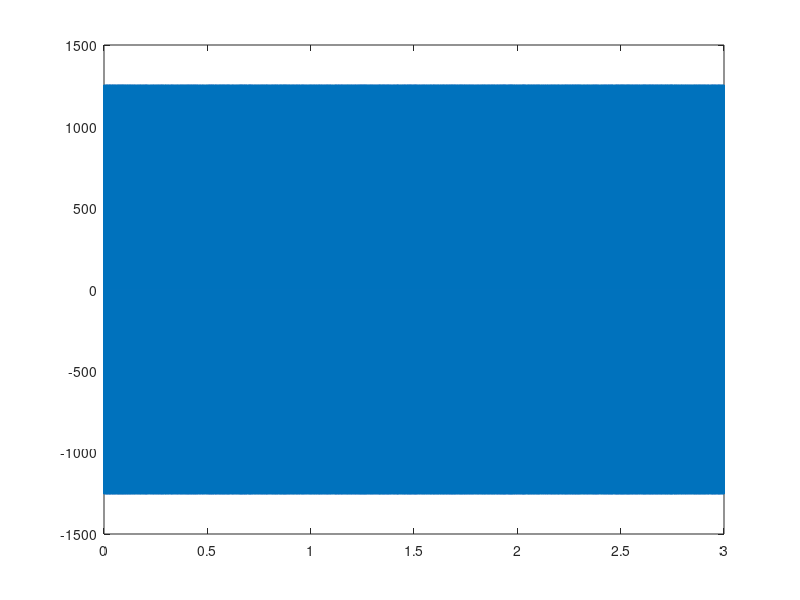
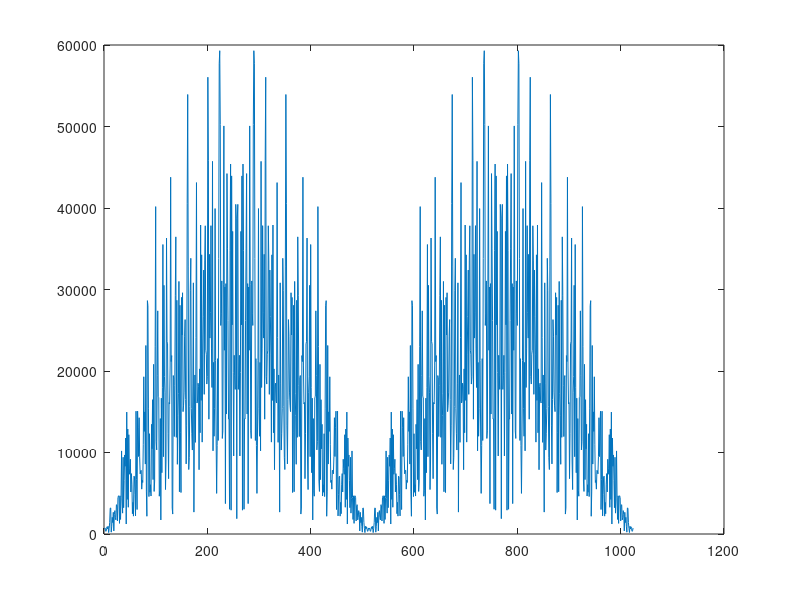

Here is the MATLAB script that generated these plots, in order:
clc
clear all
close all

% Simulation of an impulse modulated raised-cosine BPSK signal generator
% input terms
Fs = 32000;          % sample frequency of simulation (Hz)
dataRate = 16000;     % data rate in bps
beta = 0.25;        % raised-cosine rolloff factor
symbols = 2;        % symbols per 2-bit (1-bit, per symbol)(symbol periods)
time = 3;       % length of signal in seconds
A = 1000;             %  scale factor
f = Fs/4;           % carrier frequency
cosine=[1 0 -1 0];  % cos(2*pi*f*n)
counter = 1;        % used to get a new data bit

% calculated terms
numberOfSamples = Fs*time;
samplesPerSymbol = Fs/dataRate;

% create rised-cosine filter
B = (rcosfir(beta, symbols/2, samplesPerSymbol, 1/Fs));
%B = rcosdesign(beta, symbols, samplesPerSymbol, 'sqrt');
Zi = zeros(1, (length(B) - 1));
%plot(B)
xlabel('Samples')

inputSamples = [1,1,1,1, 0,1,1,0,0,1,1,0,1 ,0,0,0, 1,1,1,1, 0,1,1,0,0,1,1,0,1 ,0,0,0, 1,1,1,1, 0,1,1,0,0,1,1,0,1 ,0,0,0, 1,1,1,1, 0,1,1,0,0,1,1,0,1 ,0,0,0, 1,1,1,1, 0,1,1,0,0,1,1,0,1 ,0,0,0, 1,1,1,1, 0,1,1,0,0,1,1,0,1 ,0,0,0, 1,1,1,1, 0,1,1,0,0,1,1,0,1 ,0,0,0, 1,1,1,1, 0,1,1,0,0,1,1,0,1 ,0,0,0, 1,1,1,1, 0,1,1,0,0,1,1,0,1 ,0,0,0, 1,1,1,1, 0,1,1,0,0,1,1,0,1 ,0,0,0];

% Real-Time (In serie simulation)
k=1;
j=1;
dataArray = inputSamples;
for i = 1:numberOfSamples
    % get the new data bit at the beginning of a symbol period
    if(counter == 1)
        data = A*(2*(rand > 0.5)-1);
        %data = A*(2*(inputSamples(j))-1);
        j=j+1;
        %dataArray = [dataArray data/A];
    else
        data = 0;
    end
    %sound(data,Fs)
    % pulse modulated signal
    [impulseModulatedData, Zf] = filter(B, 1, data, Zi);
    Zi = Zf;
    BPSKsignal(k) = impulseModulatedData*cosine(mod(i ,4) + 1) ;
    
    % reset at the end of a symbol period
    if(counter == samplesPerSymbol)
        counter = 0;
    end
    %sound(output,Fs)
    % increment counter
    counter = counter + 1;
    k=k+1;
end
plot((0:1/Fs:time-1/Fs),BPSKsignal)
X = abs(fft(BPSKsignal, 1024));
figure, plot(fftshift(X))
sound(BPSKsignal,Fs)

% --- Receiver

% simulation inputs PLL
alphaPLL = 0.010;   % PLL's loop filter parameter 'alpha'
betaPLL = 0.002;
N = samplesPerSymbol;
Fs = 32000;         % simulation sample frequency
phaseAccumPLL = randn(1);    % current phase accumulator's value
VCOphaseError = 2*pi*rand(1); % random phase error
VCOrestFrequencyError = randn(1); % error in the VCO's rest freq.
Fcarrier = 8000;
phi = VCOphaseError;    % initializing VCO's phase

% simulation inputs ... Timing Recovery
alphaML = 0.0040;   %ML loop filter parameter 'alpha'
betaML = 0.0002;    %ML loop filter parameter 'beta'
alpha = 0.25;       % root raised-cosine rolloff factor
symbols = 2;

phaseAccumML = 2*pi*rand(1);    % initializing the ML NCO
symbolsPerSecond = 16001;

% real time loop
for i = 1:length(BPSKsignal)
    % processing the data by the PLL
%     phaseDetectorOutput = analyticSignal(i)*vcoOutput;
%     m = 6 * real( phaseDetectorOutput ) ; % scale for a max value
%     q = real(phaseDetectorOutput)*imag(phaseDetectorOutput);
%     [loopFilterOutputPLL,Zi_pll]=filter(B_PLL, A_PLL, q, Zi_pll); 
%     loopFilterOutputPLLSummary = ...
%     [loopFilterOutputPLLSummary loopFilterOutputPLL] ; % plot 
%     phi = mod(phi + loopFilterOutputPLL + 2*pi*Fcarrier*T, 2*pi); 
%     vcoOutput = exp(-j*phi);
%     % processing the data by the ML-based receiver
%     [MFoutput, Zi_MF] = filter(B_MF, 1, m, Zi_MF); 
%     [diffMFoutput,Zi_diff]=filter([1 0 -1], 1, MFoutput,Zi_diff);
%    
%     phaseAccumML = phaseAccumML + phaseIncML; 
%     
%     if phaseAccumML >= 2*pi
%         phaseAccumML = phaseAccumML - 2*pi; 
%         decision = sign ( delayedMFoutput ) ;
%         [ error , Zi_ML_loop ] = filter (B_ML , A_ML , ...
%             decision*diffMFoutput , Zi_ML_loop ) ; 
%         phaseAccumML = phaseAccumML - error ;
%         errorSummary = [errorSummary error] ; %plot
%         decisionSummary = [ decisionSummary decision ] ;
%     else
%         errorSummary = [errorSummary 0];
%     end
%     
%     delayedMFoutput = MFoutput; % accounts for group delay

end

% % state storage for plotting ... not part of the ISR 
% delayedMFoutputSummary = . . .
% errorSummary = decisionSummary
% % plot % plot
%    errorSummary = [ errorSummary 0 ] ;
% % plot
%        [ delayedMFoutputSummary delayedMFoutput ] ; decisionSummaryHoldOn = [ decisionSummaryHoldOn
% decision ] ;
%   
